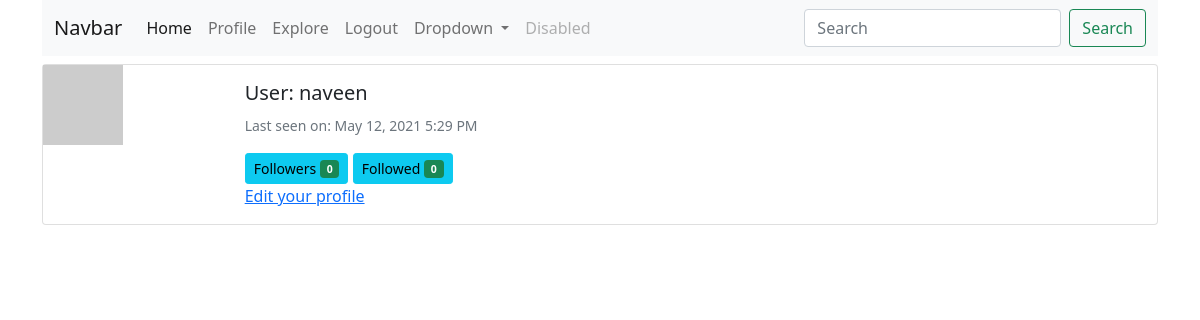
Page /user/naveen (signed in) on the earlier database version.
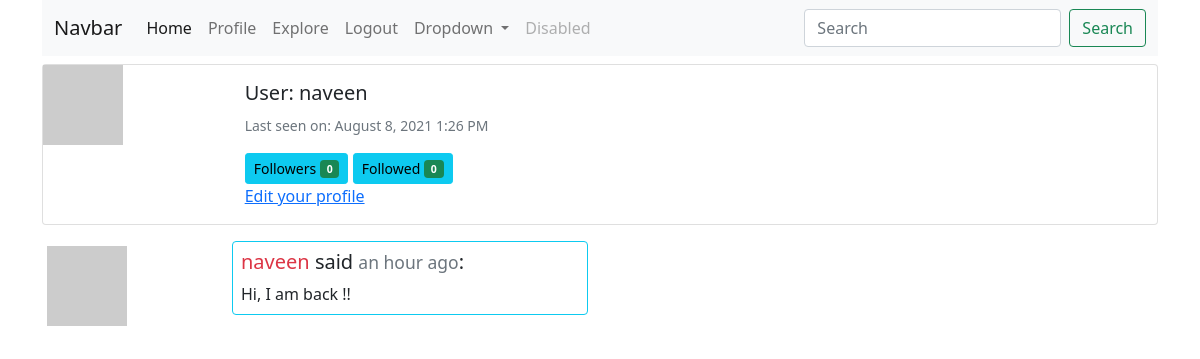
Same page on the later database version.
### app/models.py (models this page shows, shortened)
class User(UserMixin, db.Model):
    id = db.Column(db.Integer, primary_key=True)
    username = db.Column(db.String(64), index=True, unique=True)
    email = db.Column(db.String(120), index=True, unique=True)
    password_hash = db.Column(db.String(128))
    posts = db.relationship('Post', backref='author', lazy='dynamic')
    about_me = db.Column(db.String(140))
    last_seen = db.Column(db.DateTime, default=datetime.utcnow)
    followed = db.relationship(
        'User', secondary=followers,
        primaryjoin = (followers.c.follower_id == id),
        secondaryjoin = (followers.c.followed_id == id),
        backref = db.backref('followers', lazy='dynamic'), lazy='dynamic')
    def avatar(self, size):
        digest = md5(self.email.lower().encode('utf-8')).hexdigest()
        return f'https://gravatar.com/avatar/{digest}?d=identicon&s={size}'

class Post(db.Model):
    id = db.Column(db.Integer, primary_key=True)
    body = db.Column(db.String(140))
    timestamp = db.Column(db.DateTime, index=True, default=datetime.utcnow)
    user_id = db.Column(db.Integer, db.ForeignKey('user.id'))

### app/routes.py (the view)
@app.route('/user/<username>')
@login_required
def user(username):
    form = EmptyForm()
    user = User.query.filter_by(username=username).first_or_404()
    page = request.args.get('page', default=1, type=int)
    posts = user.posts.order_by(Post.timestamp.desc()).paginate(
        page, app.config['POSTS_PER_PAGE'], False)
    next_url = url_for('user', username=username, page=posts.next_num) if posts.has_next else None
    prev_url = url_for('user', username=username, page=posts.prev_num) if posts.has_prev else None
    return render_template('user.html', title=username, user=user, posts=posts.items, form=form,
                            next_url=next_url, prev_url=prev_url)

### app/forms.py
class EmptyForm(FlaskForm):
    submit = SubmitField('Follow/unfollow')

### app/models.py (called while the page is built)
@login.user_loader
def load_user(id):
    return User.query.get(int(id))

### app/routes.py (called while the page is built)
@app.before_request
def before_request():
    if current_user.is_authenticated:
        current_user.last_seen = datetime.utcnow()
        db.session.commit()

### app/templates/user.html (shortened to what this page needs)
{% extends 'base.html' %}
{% block content %}
<div class="card mb-3">
    <div class="row g-0">
        <div class="col-md-2">
            <img src="{{ user.avatar(64) }}" alt="avatar of {{ user.username }}">
        </div>
        <div class="col-md-4">
            <div class="card-body">
                <h5 class="card-title">User: {{ user.username }}</h5>
                {% if user.last_seen %}<p class="card-text"><small class="text-muted">Last seen on: {{ moment(user.last_seen).format('LLL') }}</small></p>{% endif %}
                <button type="button" class="btn btn-info btn-sm">
                    Followers <span class="badge bg-success">{{ user.followers.count() }}</span>
                </button>
                <button type="button" class="btn btn-info btn-sm">
                    Followed <span class="badge bg-success">{{ user.followed.count() }}</span>
                </button>
                <br>
                {% if user == current_user %}
                <a href="{{ url_for('edit_profile') }}" class="card-link">Edit your profile</a>
                {% endif %}
            </div>
        </div>
    </div>
</div>
{% for post in posts %}
{% include '_post.html' %}
{% endfor %}
{% endblock content %}

### app/templates/_post.html
<div class="row justify-content-start">
    <div class="col-2">
        <img src="{{ post.author.avatar(36) }}" alt="avatar of {{ post.author.username }}" class="img-thumbnail border-white">
    </div>
    <div class="col-4">
        <div class="card mb-2 border-info">
            <div class="card-body p-2">
                <h5 class="card-title">
                    <a href="{{ url_for('user', username=post.author.username) }}" class="link-danger text-decoration-none">
                        {{ post.author.username }}
                    </a> said <small class="text-muted">{{ moment(post.timestamp).fromNow() }}</small>:
                </h5>
                <p class="card-text">{{ post.body }}</p>
            </div>
        </div>
    </div>
</div>

Differences in the rows shown:
changed User "naveen": last_seen "May 12, 2021 5:29 PM" → "August 8, 2021 1:26 PM"
added Post: author.username "naveen", timestamp "an hour ago", body "Hi, I am back !!"
